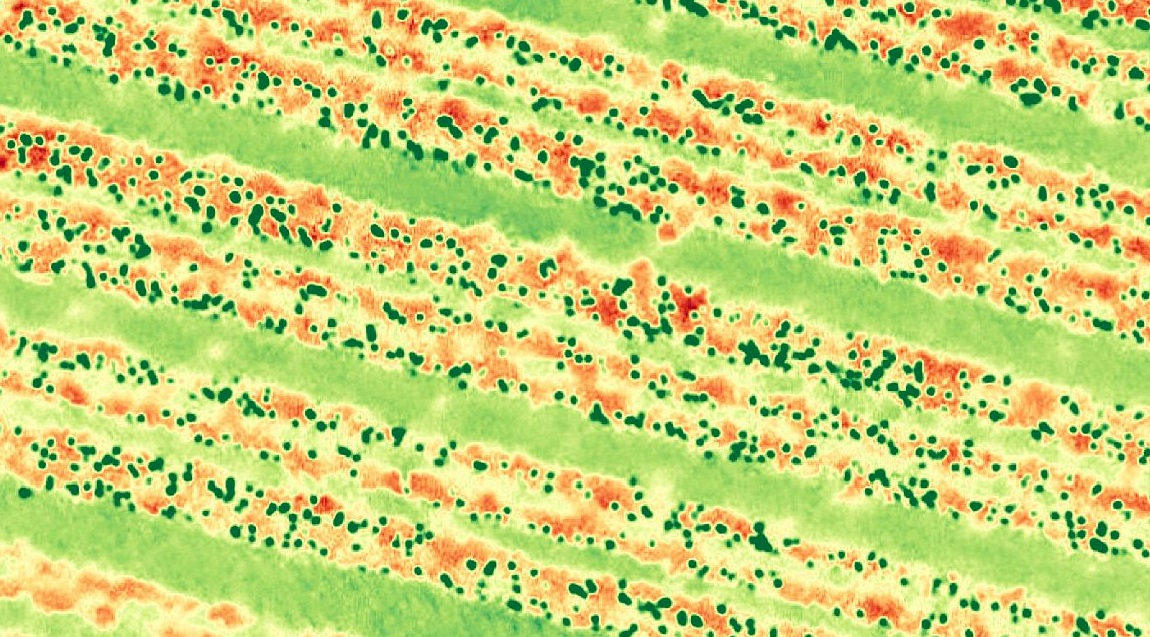
#> input picture say.jpg, 1150 x 637 px
$ python odev4.py
#> lines starting #> are read from the running program, lines starting #| are printed output that depends on the picture; after the words box and inside, x2 and y2 are one past the last pixel; in counts of white or black regions, pixels touching at a corner belong together
import cv2
import numpy as np
import pandas as pd
import matplotlib.pyplot as plt

# Görüntüyü yükle ve RGB formatına dönüştür
image = cv2.imread('say.jpg')
#> image is the input picture: shape (637, 1150, 3); mean B, G, R 117.4, 209.8, 199
image_rgb = cv2.cvtColor(image, cv2.COLOR_BGR2RGB)

# Koyu yeşil için renk eşik değerlerini belirle
lower_green = np.array([0, 100, 0], dtype='uint8')
upper_green = np.array([50, 255, 50], dtype='uint8')

# Mask oluştur
mask = cv2.inRange(image_rgb, lower_green, upper_green)
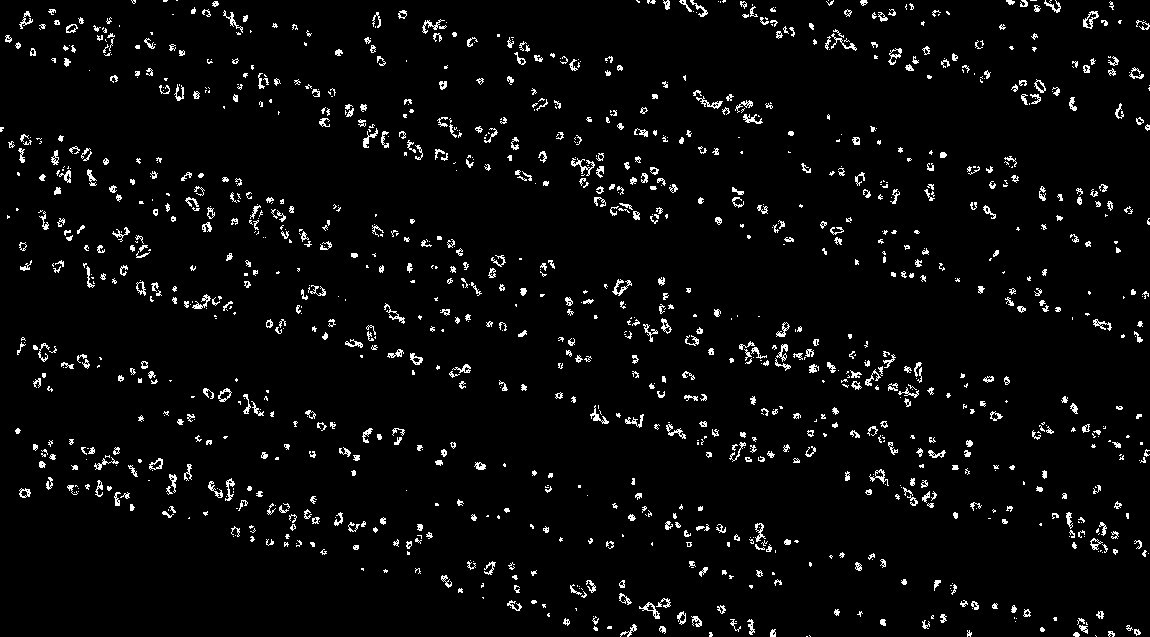
#> mask: shape (637, 1150); 3.9% white in thin lines or dots

# Bağlantılı bileşenleri tespit et
contours, _ = cv2.findContours(mask, cv2.RETR_EXTERNAL, cv2.CHAIN_APPROX_SIMPLE)
#> contours = 1278 contours, 968 with area under 20; largest, box (x1, y1, x2, y2) and area: (1083, 11, 1099, 29) 130, (218, 388, 232, 402) 102, (639, 602, 660, 619) 102, (149, 458, 163, 470) 90, (888, 48, 902, 65) 83

# Konturları çiz (mavi renkte)
result = image_rgb.copy()
cv2.drawContours(result, contours, -1, (0, 0, 255), 2)
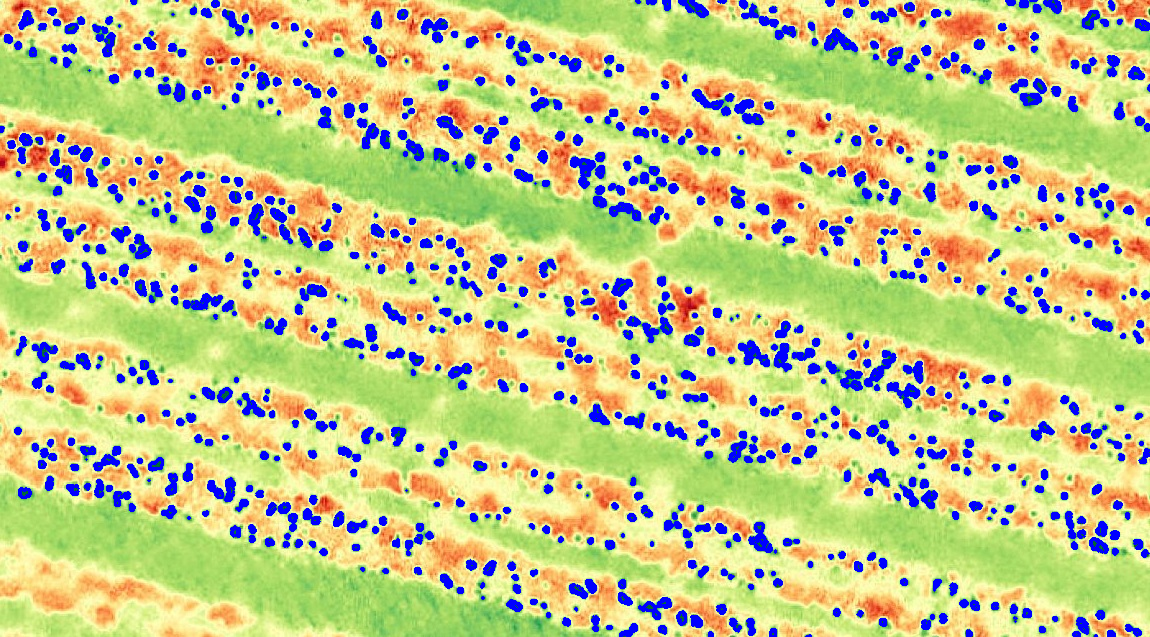
#> result: shape (637, 1150, 3); mean R, G, B 195, 197.9, 135.3

# Görüntüleri göster
plt.figure(figsize=(10, 5))

plt.subplot(1, 2, 1)
plt.imshow(mask, cmap='gray')
plt.title('Maske')
plt.axis('off')

plt.subplot(1, 2, 2)
plt.imshow(result)
plt.title('Bağlantılı Bileşenler')
plt.axis('off')

plt.show()
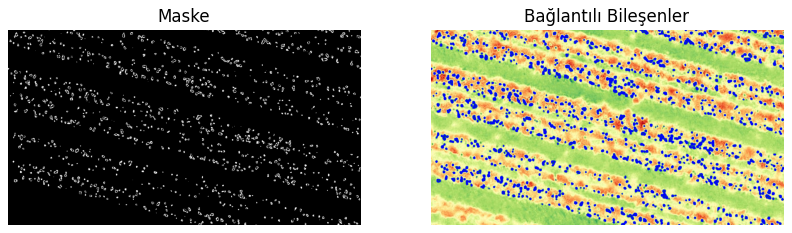
#> figure drawn by matplotlib, 2 panels

# Görüntüyü tekrar yükle ve Gri formatına dönüştür
image_gray = cv2.cvtColor(image, cv2.COLOR_BGR2GRAY)
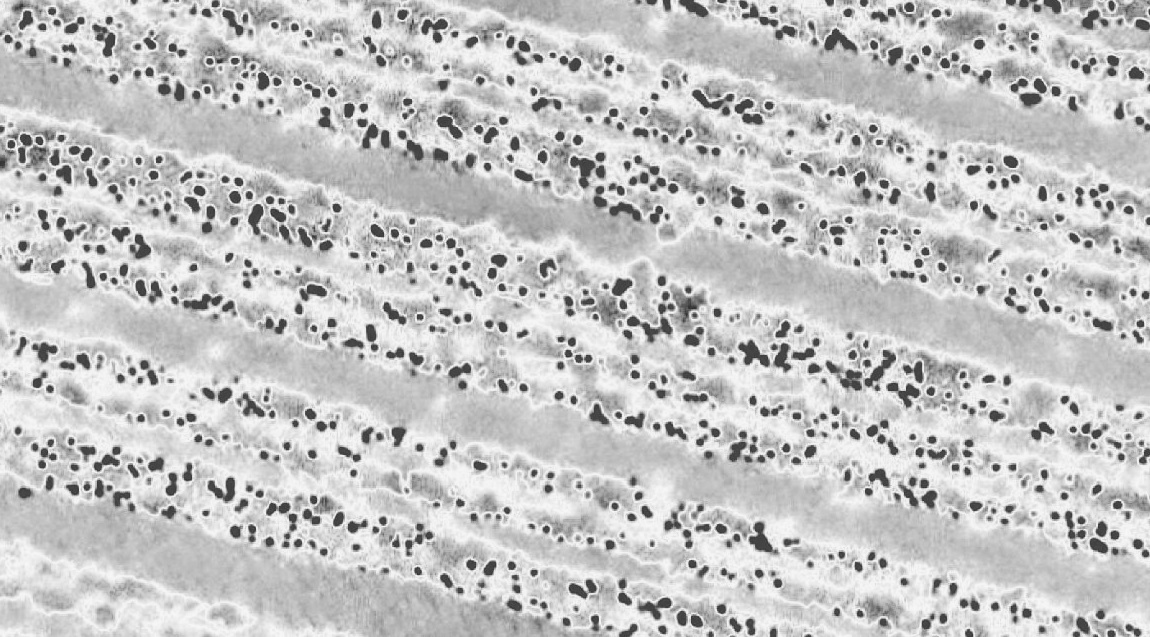
#> image_gray: shape (637, 1150); min 42, max 248, mean 196

# DataFrame oluştur
df = pd.DataFrame(columns=['No', 'Center', 'Length (px)', 'Width (px)', 'Diagonal (px)', 'Energy', 'Entropy', 'Mean', 'Median'])

# Her bir koyu yeşil alan için özellikleri hesapla ve DataFrame'e ekle
for idx, cnt in enumerate(contours, start=1):
    # MinAreaRect ile dikdörtgeni al
    rect = cv2.minAreaRect(cnt)
    center, size, angle = rect
    width, height = size
    diagonal = np.sqrt(width ** 2 + height ** 2)

    # Maske oluştur
    mask_temp = np.zeros_like(mask)
    cv2.drawContours(mask_temp, [cnt], -1, (255, 255, 255), thickness=cv2.FILLED)

    # Maskeyi uygula ve gri tonlamalı hale dönüştür
    masked_gray_temp = cv2.bitwise_and(image_gray, image_gray, mask=mask_temp)

    # Enerji hesapla
    energy = np.sum(masked_gray_temp ** 2)

    # Entropi hesapla
    histogram = cv2.calcHist([masked_gray_temp], [0], mask_temp, [256], [0, 256])
    histogram = histogram / histogram.sum()  # Normalize histogram
    entropy = -np.sum(histogram * np.log2(histogram + 1e-10))  # Avoid log(0) with small epsilon

    # Ortalama ve Medyan hesapla
    mean_value = np.mean(masked_gray_temp[masked_gray_temp > 0])
    median_value = np.median(np.sort(masked_gray_temp[masked_gray_temp > 0]))  # Sıfır olmayan piksellerin medyanını hesapla

    # DataFrame'e ekle (Piksel cinsinden özellikler)
    df.loc[idx] = [idx, center, max(width, height), min(width, height), diagonal, energy, entropy, mean_value, median_value]
#> this loop made 1278 passes
#> (center, angle, width, height, diagonal, energy, entropy, mean_value) on passes 4 to 6: ((1076, 634), -90, 4, 6, 7.21, 2379, 3.95, 72.88), ((710.5, 634), -90, 4, 3, 5, 1482, 3.15, 72.38), ((1111, 633.5), -90, 5, 6, 7.81, 2428, 3.74, 70.69)
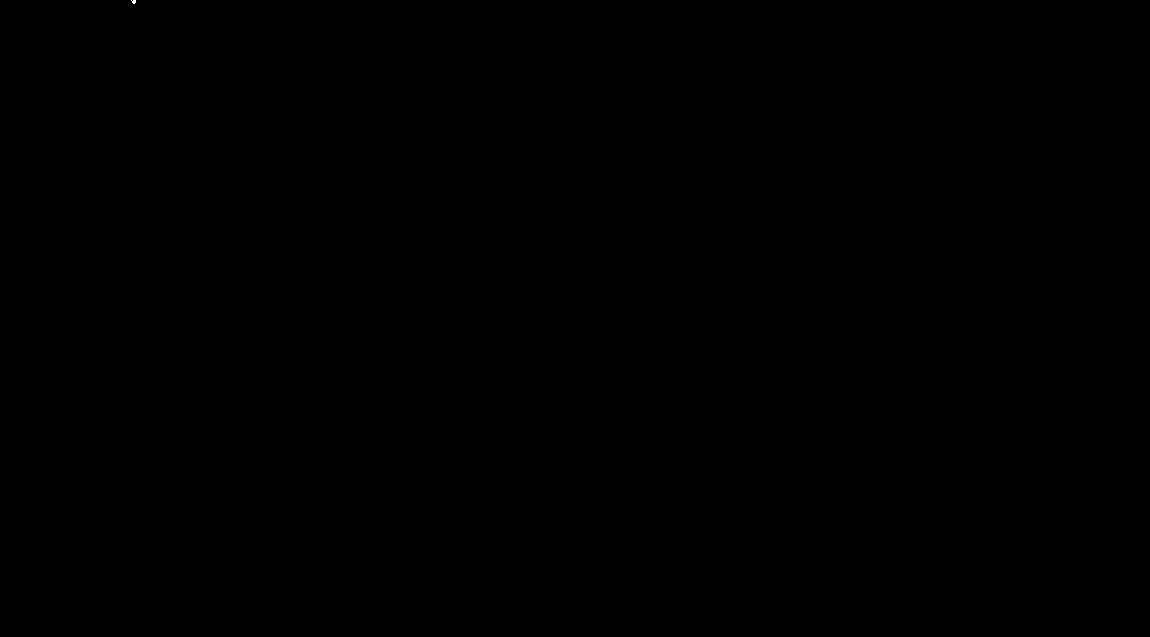
#> mask_temp: shape (637, 1150); 0% white in thin lines or dots, all inside (x1, y1, x2, y2) = (131, 0, 136, 4)

# DataFrame'i Excel dosyasına yaz
df.to_excel('output.xlsx', index=False)
print("Excel dosyası başarıyla oluşturuldu.")
